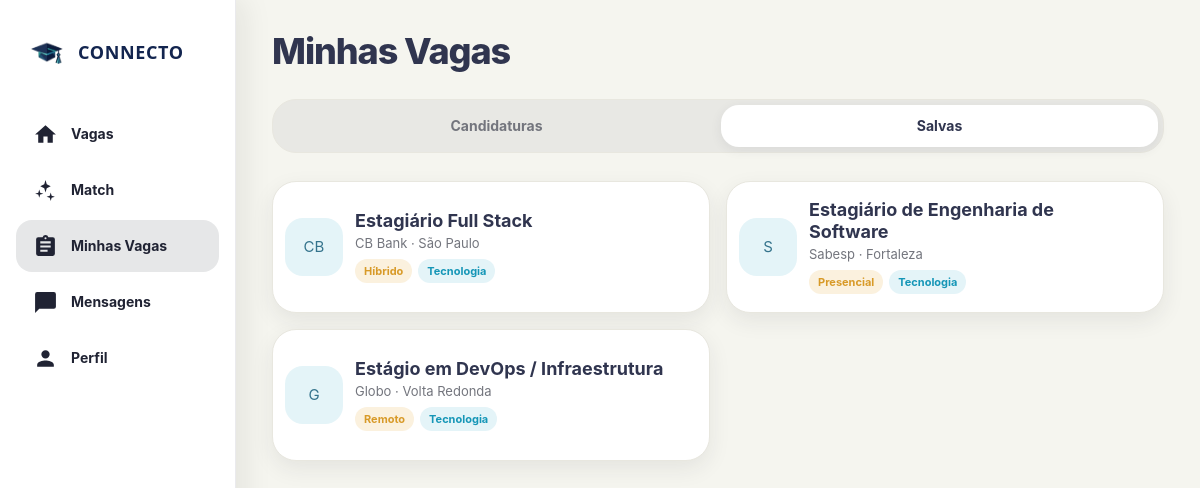
The app's page /favoritas/ (signed in) with its own data.
### connectoapp/models.py (models this page shows, shortened)
class Oportunidade(models.Model):
    MODALIDADES = [
        ("Presencial", "Presencial"),
        ("Híbrido", "Híbrido"),
        ("Remoto", "Remoto"),
    ]
    titulo = models.CharField(max_length=120)
    descricao = models.TextField()
    instituicao = models.CharField(max_length=100, blank=True)
    prazo = models.DateField(null=True, blank=True)
    empresa = models.ForeignKey(
        Empresa,
        on_delete=models.CASCADE,
        related_name="oportunidades",
    )
    cidade = models.CharField(max_length=100, blank=True)
    local = models.CharField(max_length=150, blank=True)
    modalidade = models.CharField(
        max_length=20,
        choices=MODALIDADES,
        default="Presencial",
    )
    area = models.CharField(max_length=100, blank=True)
    bolsa = models.DecimalField(max_digits=10, decimal_places=2, null=True, blank=True)
    requisitos = models.TextField(blank=True, help_text="Um requisito por linha")
    ativa = models.BooleanField(default=True)
    publicada_em = models.DateTimeField(auto_now_add=True)
    class Meta:
        ordering = ["-publicada_em", "-id"]

class Empresa(models.Model):
    usuario = models.OneToOneField(
        settings.AUTH_USER_MODEL,
        on_delete=models.CASCADE,
        related_name="empresa",
        null=True,
        blank=True
    )
    nome = models.CharField(max_length=100)
    email = models.EmailField()
    descricao = models.TextField(blank=True)
    @property
    def iniciais(self):
        partes = [parte for parte in self.nome.split() if parte]
        return "".join(parte[0] for parte in partes[:2]).upper() or "EM"

### connectoapp/views.py (the view)
# urls.py: path("favoritas/", views.favoritas, name="favoritas"),
@login_required
def favoritas(request):
    favoritos_qs = (
        Favorito.objects.filter(usuario=request.user)
        .select_related("oportunidade__empresa")
        .order_by("-criado_em")
    )
    vagas_favoritas = [fav.oportunidade for fav in favoritos_qs]
    return render(request, 'favoritas.html', {
        'vagas_favoritas': vagas_favoritas
    })

### template/favoritas.html (shortened to what this page needs)
{% load static %}
{% load i18n %}
<!DOCTYPE html>
<html lang="pt-BR">
<head>
  <link rel="stylesheet" href="{% static 'connecto_ui.css' %}">
  <link rel="stylesheet" href="{% static 'candidaturas.css' %}">
  {% include 'includes/tema_head.html' %}
</head>
<body class="connecto-page applications-page">
  <main class="standard-shell applications-shell">
    <header class="applications-header">
      <h2>{% trans "Minhas Vagas" %}</h2>
    </header>
    <nav class="applications-tabs" aria-label="{% trans 'Minhas vagas' %}">
      <a href="{% url 'candidaturas' %}" class="applications-tab">{% trans "Candidaturas" %}</a>
      <a href="{% url 'favoritas' %}" class="applications-tab active">{% trans "Salvas" %}</a>
    </nav>
    {% if vagas_favoritas %}
      <section class="applications-list" aria-label="{% trans 'Vagas salvas' %}">
        {% for vaga in vagas_favoritas %}
          <a href="{% url 'detalhe_vaga' vaga.id %}" class="application-card">
            <div class="application-company-icon" aria-hidden="true">
              {{ vaga.empresa.iniciais }}
            </div>
            <div class="application-content">
              <h2>{{ vaga.titulo }}</h2>
              <p class="application-company">
                {{ vaga.empresa.nome }}
                {% if vaga.cidade %} · {{ vaga.cidade }}{% endif %}
              </p>
              <div class="application-tags">
                {% if vaga.modalidade %}
                  <span class="application-tag application-tag--mode">{% trans vaga.modalidade %}</span>
                {% endif %}
                {% if vaga.area %}
                  <span class="application-tag application-tag--area">{% trans vaga.area %}</span>
                {% endif %}
              </div>
            </div>
            <span class="application-chevron" aria-hidden="true">›</span>
          </a>
        {% endfor %}
      </section>
    {% endif %}
  </main>
  {% include 'includes/bottom_nav.html' with pagina_ativa='favoritas' %}
</body>
</html>

### static/connecto_ui.css (style rules this page uses)
:root { --connecto-bg: #f5f5ef; --connecto-surface: #ffffff; --connecto-navy: #30354f; --connecto-text: #262a3e; --connecto-muted: #73757d; --connecto-line: #e8e7df; --connecto-cyan: #1596b7; --connecto-cyan-soft: #e4f4f8; --connecto-green: #3fa36b; --connecto-green-soft: #e7f3eb; --connecto-red: #d76264; --connecto-red-soft: #f9e8e7; --connecto-amber: #d89a28; --connecto-amber-soft: #fbf1de; --connecto-nav-active: #e6e7e8; --connecto-shadow: 0 8px 22px rgba(37, 40, 51, .08); --connecto-nav-height: 72px; --connecto-nav-gap: 10px; --connecto-mobile-width: 460px; --connecto-text-xs: 11px; --connecto-text-sm: clamp(11px, 1vw, 12px); --connecto-text-meta: clamp(12px, 1.1vw, 13px); --connecto-text-md: clamp(13px, 1.2vw, 14px); --connecto-text-base: clamp(14px, 1.3vw, 15px); --connecto-text-lg: clamp(15px, 1.4vw, 16px); --connecto-text-xl: clamp(17px, 1.6vw, 18px); --connecto-text-2xl: clamp(19px, 2vw, 22px); --connecto-text-3xl: clamp(22px, 2.6vw, 26px); --connecto-text-page: clamp(28px, 4vw, 36px); --connecto-line-tight: 1.15; --connecto-line-title: 1.2; --connecto-line-body: 1.45; --connecto-space-xs: 4px; --connecto-space-sm: 8px; --connecto-space-md: 12px; --connecto-space-base: 16px; --connecto-space-lg: 20px; --connecto-space-xl: 24px; --connecto-space-2xl: 32px; --connecto-page-gutter: clamp(12px, 3vw, 24px); --connecto-section-gap: clamp(16px, 3vw, 28px); --connecto-card-gap: clamp(10px, 2vw, 16px); --connecto-card-padding: clamp(14px, 2.5vw, 22px); --connecto-radius-sm: 12px; --connecto-radius-md: 16px; --connecto-radius-lg: 18px; --connecto-radius-xl: 24px; --connecto-radius-pill: 999px; }
* { box-sizing: border-box; }
html { min-height: 100%; background: var(--connecto-bg); }
body.connecto-page { min-height: 100dvh; margin: 0; overflow-x: hidden; background: var(--connecto-bg); color: var( --tema-ink, var(--connecto-navy) ); font-family: -apple-system, BlinkMacSystemFont, "Segoe UI", Roboto, Helvetica, Arial, sans-serif; font-size: var(--connecto-text-base); line-height: var(--connecto-line-body); -webkit-font-smoothing: antialiased; text-rendering: optimizeLegibility; padding-bottom: calc( var(--connecto-nav-height) + 28px + env(safe-area-inset-bottom) ); }
button, input, textarea, select, a { font: inherit; }
button, a { -webkit-tap-highlight-color: transparent; }
.app-shell, .standard-shell { width: min( 100%, var(--connecto-mobile-width) ); margin: 0 auto; }
@media (min-width: 700px) { :root { --connecto-nav-gap: 16px; } }
:root { --connecto-rail-width: 84px; --connecto-sidebar-width: 236px; --connecto-side-nav-width: 0px; --connecto-tablet-width: 900px; --connecto-desktop-width: 1180px; --connecto-desktop-gutter: clamp(24px, 3vw, 40px); }
@media (min-width: 700px) { :root { --connecto-side-nav-width: var(--connecto-rail-width); } }
@media (min-width: 700px) { body.connecto-page { padding-left: var(--connecto-rail-width); padding-bottom: 0; } }
@media (min-width: 700px) { .app-shell, .standard-shell { width: min(100%, var(--connecto-tablet-width)); margin: 0 auto; } }
@media (min-width: 1024px) { :root { --connecto-side-nav-width: var(--connecto-sidebar-width); } }
@media (min-width: 1024px) { body.connecto-page { padding-left: var(--connecto-sidebar-width); } }
@media (min-width: 1024px) { .app-shell, .standard-shell { width: min(100%, var(--connecto-desktop-width)); } }
:root { --connecto-nav-surface: rgba(255, 255, 255, .96); --connecto-nav-ink: #202333; --connecto-nav-border: rgba(48, 53, 79, .10); --connecto-nav-hover: rgba(48, 53, 79, .055); --connecto-brand-ink: #13254f; --connecto-brand-font: "Montserrat", "Avenir Next", "Century Gothic", "Segoe UI", sans-serif; --connecto-status-info-fg: #34738c; --connecto-status-warning-fg: #88702a; --connecto-status-purple-bg: #e8e7fa; --connecto-status-purple-fg: #6257a8; --connecto-status-success-bg: #e2f3e8; --connecto-status-success-fg: #397950; --connecto-status-danger-fg: #a34f61; --connecto-status-neutral-bg: #ececef; --connecto-status-neutral-fg: #6f7078; }

### static/tema.css (style rules this page uses)
html[data-theme="light"] { color-scheme: light; }

### records on screen
Oportunidade: empresa.iniciais "CB", titulo "Estagiário Full Stack", empresa.nome "CB Bank", cidade "São Paulo"
Oportunidade: empresa.iniciais "S", titulo "Estagiário de Engenharia de Software", empresa.nome "Sabesp", cidade "Fortaleza"
Oportunidade: empresa.iniciais "G", titulo "Estágio em DevOps / Infraestrutura", empresa.nome "Globo", cidade "Volta Redonda"
